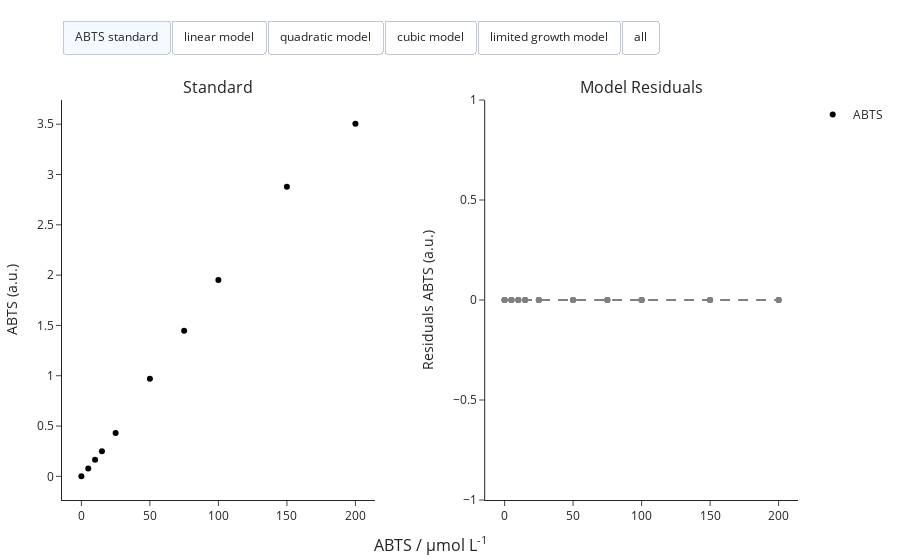

Source (notebook cell):
### Code cell
calibrator.visualize(_static=True)

### Figure 1 — Plotly figure (JSON) as saved in the notebook; plotly's stock layout.template omitted (floating-point values rounded to 4 significant figures)
{"data": [{"customdata": ["ABTS standard"], "hovertemplate": "Signal: %{y:.2f}", "marker": {"color": "#000000"}, "mode": "markers", "name": "ABTS", "type": "scatter", "visible": true, "x": [0, 5, 10, 15, 25, 50, 75, 100, 150, 200], "xaxis": "x", "y": [0.0011, 0.079, 0.1652, 0.2502, 0.4306, 0.9713, 1.448, 1.951, 2.88, 3.505], "yaxis": "y"}, {"customdata": ["linear model"], "hovertemplate": "Signal: %{y:.2f}", "marker": {"color": "#636EFA"}, "mode": "lines", "name": "linear model", "type": "scatter", "visible": false, "x": [0, 2.02, 4.04, 6.061, 8.081, 10.1, 12.12, 14.14, 16.16, 18.18, 20.2, 22.22, 24.24, 26.26, 28.28, 30.3, 32.32, 34.34, 36.36, 38.38, 40.4, 42.42, 44.44, 46.46, 48.48, 50.51, 52.53, 54.55, 56.57, 58.59, 60.61, 62.63, 64.65, 66.67, 68.69, 70.71, 72.73, 74.75, 76.77, 78.79, 80.81, 82.83, 84.85, 86.87, 88.89, 90.91, 92.93, 94.95, 96.97, 98.99, 101.0, 103.0, 105.1, 107.1, 109.1, 111.1, 113.1, 115.2, 117.2, 119.2, 121.2, 123.2, 125.3, 127.3, 129.3, 131.3, 133.3, 135.4, 137.4, 139.4, 141.4, 143.4, 145.5, 147.5, 149.5, 151.5, 153.5, 155.6, 157.6, 159.6, 161.6, 163.6, 165.7, 167.7, 169.7, 171.7, 173.7, 175.8, 177.8, 179.8, 181.8, 183.8, 185.9, 187.9, 189.9, 191.9, 193.9, 196.0, 198.0, 200], "xaxis": "x", "y": [0, 0.03718, 0.07435, 0.1115, 0.1487, 0.1859, 0.2231, 0.2602, 0.2974, 0.3346, 0.3718, 0.4089, 0.4461, 0.4833, 0.5205, 0.5577, 0.5948, 0.632, 0.6692, 0.7064, 0.7435, 0.7807, 0.8179, 0.8551, 0.8923, 0.9294, 0.9666, 1.004, 1.041, 1.078, 1.115, 1.152, 1.19, 1.227, 1.264, 1.301, 1.338, 1.376, 1.413, 1.45, 1.487, 1.524, 1.561, 1.599, 1.636, 1.673, 1.71, 1.747, 1.785, 1.822, 1.859, 1.896, 1.933, 1.97, 2.008, 2.045, 2.082, 2.119, 2.156, 2.193, 2.231, 2.268, 2.305, 2.342, 2.379, 2.417, 2.454, 2.491, 2.528, 2.565, 2.602, 2.64, 2.677, 2.714, 2.751, 2.788, 2.825, 2.863, 2.9, 2.937, 2.974, 3.011, 3.049, 3.086, 3.123, 3.16, 3.197, 3.234, 3.272, 3.309, 3.346, 3.383, 3.42, 3.457, 3.495, 3.532, 3.569, 3.606, 3.643, 3.681], "yaxis": "y"}, {"customdata": ["linear model"], "hoverinfo": "skip", "hovertemplate": "Signal: %{y:.2f}", "marker": {"color": "#636EFA"}, "mode": "markers", "name": "Residuals", "type": "scatter", "visible": false, "x": [0, 5, 10, 15, 25, 50, 75, 100, 150, 200], "xaxis": "x2", "y": [-0.0011, 0.01301, 0.01883, 0.02584, 0.02947, -0.05117, -0.068, -0.1104, -0.1192, 0.176], "yaxis": "y2"}, {"customdata": ["linear model"], "hovertemplate": "Signal: %{y:.2f}", "line": {"color": "grey", "dash": "dash", "width": 2}, "showlegend": false, "type": "scatter", "visible": true, "x": [0, 5, 10, 15, 25, 50, 75, 100, 150, 200], "xaxis": "x2", "y": [0, 0, 0, 0, 0, 0, 0, 0, 0, 0], "yaxis": "y2"}, {"customdata": ["quadratic model"], "hovertemplate": "Signal: %{y:.2f}", "marker": {"color": "#EF553B"}, "mode": "lines", "name": "quadratic model", "type": "scatter", "visible": false, "x": [0, 2.02, 4.04, 6.061, 8.081, 10.1, 12.12, 14.14, 16.16, 18.18, 20.2, 22.22, 24.24, 26.26, 28.28, 30.3, 32.32, 34.34, 36.36, 38.38, 40.4, 42.42, 44.44, 46.46, 48.48, 50.51, 52.53, 54.55, 56.57, 58.59, 60.61, 62.63, 64.65, 66.67, 68.69, 70.71, 72.73, 74.75, 76.77, 78.79, 80.81, 82.83, 84.85, 86.87, 88.89, 90.91, 92.93, 94.95, 96.97, 98.99, 101.0, 103.0, 105.1, 107.1, 109.1, 111.1, 113.1, 115.2, 117.2, 119.2, 121.2, 123.2, 125.3, 127.3, 129.3, 131.3, 133.3, 135.4, 137.4, 139.4, 141.4, 143.4, 145.5, 147.5, 149.5, 151.5, 153.5, 155.6, 157.6, 159.6, 161.6, 163.6, 165.7, 167.7, 169.7, 171.7, 173.7, 175.8, 177.8, 179.8, 181.8, 183.8, 185.9, 187.9, 189.9, 191.9, 193.9, 196.0, 198.0, 200], "xaxis": "x", "y": [0.01644, 0.0534, 0.09036, 0.1273, 0.1643, 0.2012, 0.2382, 0.2752, 0.3121, 0.3491, 0.3861, 0.423, 0.46, 0.4969, 0.5339, 0.5709, 0.6078, 0.6448, 0.6817, 0.7187, 0.7557, 0.7926, 0.8296, 0.8666, 0.9035, 0.9405, 0.9774, 1.014, 1.051, 1.088, 1.125, 1.162, 1.199, 1.236, 1.273, 1.31, 1.347, 1.384, 1.421, 1.458, 1.495, 1.532, 1.569, 1.606, 1.643, 1.68, 1.717, 1.754, 1.791, 1.828, 1.865, 1.901, 1.938, 1.975, 2.012, 2.049, 2.086, 2.123, 2.16, 2.197, 2.234, 2.271, 2.308, 2.345, 2.382, 2.419, 2.456, 2.493, 2.53, 2.567, 2.604, 2.641, 2.678, 2.715, 2.752, 2.789, 2.825, 2.862, 2.899, 2.936, 2.973, 3.01, 3.047, 3.084, 3.121, 3.158, 3.195, 3.232, 3.269, 3.306, 3.343, 3.38, 3.417, 3.454, 3.491, 3.528, 3.565, 3.602, 3.639, 3.676], "yaxis": "y"}, {"customdata": ["quadratic model"], "hoverinfo": "skip", "hovertemplate": "Signal: %{y:.2f}", "marker": {"color": "#EF553B"}, "mode": "markers", "name": "Residuals", "type": "scatter", "visible": false, "x": [0, 5, 10, 15, 25, 50, 75, 100, 150, 200], "xaxis": "x2", "y": [0.01534, 0.02892, 0.0342, 0.04068, 0.04324, -0.04006, -0.05957, -0.1047, -0.1188, 0.1711], "yaxis": "y2"}, {"customdata": ["quadratic model"], "hovertemplate": "Signal: %{y:.2f}", "line": {"color": "grey", "dash": "dash", "width": 2}, "showlegend": false, "type": "scatter", "visible": true, "x": [0, 5, 10, 15, 25, 50, 75, 100, 150, 200], "xaxis": "x2", "y": [0, 0, 0, 0, 0, 0, 0, 0, 0, 0], "yaxis": "y2"}, {"customdata": ["cubic model"], "hovertemplate": "Signal: %{y:.2f}", "marker": {"color": "#00CC96"}, "mode": "lines", "name": "cubic model", "type": "scatter", "visible": false, "x": [0, 2.02, 4.04, 6.061, 8.081, 10.1, 12.12, 14.14, 16.16, 18.18, 20.2, 22.22, 24.24, 26.26, 28.28, 30.3, 32.32, 34.34, 36.36, 38.38, 40.4, 42.42, 44.44, 46.46, 48.48, 50.51, 52.53, 54.55, 56.57, 58.59, 60.61, 62.63, 64.65, 66.67, 68.69, 70.71, 72.73, 74.75, 76.77, 78.79, 80.81, 82.83, 84.85, 86.87, 88.89, 90.91, 92.93, 94.95, 96.97, 98.99, 101.0, 103.0, 105.1, 107.1, 109.1, 111.1, 113.1, 115.2, 117.2, 119.2, 121.2, 123.2, 125.3, 127.3, 129.3, 131.3, 133.3, 135.4, 137.4, 139.4, 141.4, 143.4, 145.5, 147.5, 149.5, 151.5, 153.5, 155.6, 157.6, 159.6, 161.6, 163.6, 165.7, 167.7, 169.7, 171.7, 173.7, 175.8, 177.8, 179.8, 181.8, 183.8, 185.9, 187.9, 189.9, 191.9, 193.9, 196.0, 198.0, 200], "xaxis": "x", "y": [0, 0.03969, 0.07942, 0.1192, 0.159, 0.1989, 0.2388, 0.2788, 0.3188, 0.359, 0.3991, 0.4394, 0.4798, 0.5202, 0.5607, 0.6013, 0.6421, 0.6829, 0.7238, 0.7649, 0.806, 0.8473, 0.8887, 0.9302, 0.9719, 1.014, 1.056, 1.098, 1.14, 1.182, 1.225, 1.268, 1.311, 1.354, 1.397, 1.44, 1.484, 1.528, 1.572, 1.616, 1.66, 1.705, 1.75, 1.795, 1.84, 1.885, 1.931, 1.977, 2.023, 2.069, 2.116, 2.163, 2.21, 2.257, 2.305, 2.353, 2.401, 2.45, 2.498, 2.548, 2.597, 2.646, 2.696, 2.747, 2.797, 2.848, 2.899, 2.951, 3.002, 3.055, 3.107, 3.16, 3.213, 3.266, 3.32, 3.374, 3.429, 3.484, 3.539, 3.595, 3.651, 3.707, 3.764, 3.821, 3.879, 3.936, 3.995, 4.054, 4.113, 4.172, 4.232, 4.293, 4.354, 4.415, 4.476, 4.539, 4.601, 4.664, 4.728, 4.792], "yaxis": "y"}, {"customdata": ["cubic model"], "hoverinfo": "skip", "hovertemplate": "Signal: %{y:.2f}", "marker": {"color": "#00CC96"}, "mode": "markers", "name": "Residuals", "type": "scatter", "visible": false, "x": [0, 5, 10, 15, 25, 50, 75, 100, 150, 200], "xaxis": "x2", "y": [-0.0011, 0.01931, 0.03168, 0.0456, 0.06432, 0.03192, 0.08489, 0.142, 0.4541, 1.287], "yaxis": "y2"}, {"customdata": ["cubic model"], "hovertemplate": "Signal: %{y:.2f}", "line": {"color": "grey", "dash": "dash", "width": 2}, "showlegend": false, "type": "scatter", "visible": true, "x": [0, 5, 10, 15, 25, 50, 75, 100, 150, 200], "xaxis": "x2", "y": [0, 0, 0, 0, 0, 0, 0, 0, 0, 0], "yaxis": "y2"}, {"customdata": ["limited growth model"], "hovertemplate": "Signal: %{y:.2f}", "marker": {"color": "#AB63FA"}, "mode": "lines", "name": "limited growth model", "type": "scatter", "visible": false, "x": [0, 2.02, 4.04, 6.061, 8.081, 10.1, 12.12, 14.14, 16.16, 18.18, 20.2, 22.22, 24.24, 26.26, 28.28, 30.3, 32.32, 34.34, 36.36, 38.38, 40.4, 42.42, 44.44, 46.46, 48.48, 50.51, 52.53, 54.55, 56.57, 58.59, 60.61, 62.63, 64.65, 66.67, 68.69, 70.71, 72.73, 74.75, 76.77, 78.79, 80.81, 82.83, 84.85, 86.87, 88.89, 90.91, 92.93, 94.95, 96.97, 98.99, 101.0, 103.0, 105.1, 107.1, 109.1, 111.1, 113.1, 115.2, 117.2, 119.2, 121.2, 123.2, 125.3, 127.3, 129.3, 131.3, 133.3, 135.4, 137.4, 139.4, 141.4, 143.4, 145.5, 147.5, 149.5, 151.5, 153.5, 155.6, 157.6, 159.6, 161.6, 163.6, 165.7, 167.7, 169.7, 171.7, 173.7, 175.8, 177.8, 179.8, 181.8, 183.8, 185.9, 187.9, 189.9, 191.9, 193.9, 196.0, 198.0, 200], "xaxis": "x", "y": [0, 1.298, 1.298, 1.298, 1.298, 1.298, 1.298, 1.298, 1.298, 1.298, 1.298, 1.298, 1.298, 1.298, 1.298, 1.298, 1.298, 1.298, 1.298, 1.298, 1.298, 1.298, 1.298, 1.298, 1.298, 1.298, 1.298, 1.298, 1.298, 1.298, 1.298, 1.298, 1.298, 1.298, 1.298, 1.298, 1.298, 1.298, 1.298, 1.298, 1.298, 1.298, 1.298, 1.298, 1.298, 1.298, 1.298, 1.298, 1.298, 1.298, 1.298, 1.298, 1.298, 1.298, 1.298, 1.298, 1.298, 1.298, 1.298, 1.298, 1.298, 1.298, 1.298, 1.298, 1.298, 1.298, 1.298, 1.298, 1.298, 1.298, 1.298, 1.298, 1.298, 1.298, 1.298, 1.298, 1.298, 1.298, 1.298, 1.298, 1.298, 1.298, 1.298, 1.298, 1.298, 1.298, 1.298, 1.298, 1.298, 1.298, 1.298, 1.298, 1.298, 1.298, 1.298, 1.298, 1.298, 1.298, 1.298, 1.298], "yaxis": "y"}, {"customdata": ["limited growth model"], "hoverinfo": "skip", "hovertemplate": "Signal: %{y:.2f}", "marker": {"color": "#AB63FA"}, "mode": "markers", "name": "Residuals", "type": "scatter", "visible": false, "x": [0, 5, 10, 15, 25, 50, 75, 100, 150, 200], "xaxis": "x2", "y": [-0.0011, 1.219, 1.133, 1.048, 0.8671, 0.3264, -0.1505, -0.653, -1.582, -2.207], "yaxis": "y2"}, {"customdata": ["limited growth model"], "hovertemplate": "Signal: %{y:.2f}", "line": {"color": "grey", "dash": "dash", "width": 2}, "showlegend": false, "type": "scatter", "visible": true, "x": [0, 5, 10, 15, 25, 50, 75, 100, 150, 200], "xaxis": "x2", "y": [0, 0, 0, 0, 0, 0, 0, 0, 0, 0], "yaxis": "y2"}], "layout": {"annotations": [{"font": {"size": 16}, "showarrow": false, "text": "Standard", "x": 0.2125, "xanchor": "center", "xref": "paper", "y": 1, "yanchor": "bottom", "yref": "paper"}, {"font": {"size": 16}, "showarrow": false, "text": "Model Residuals", "x": 0.7875, "xanchor": "center", "xref": "paper", "y": 1, "yanchor": "bottom", "yref": "paper"}, {"font": {"size": 16}, "showarrow": false, "text": "ABTS / µmol L<sup>-1</sup>", "x": 0.5, "xanchor": "center", "xref": "paper", "y": 0, "yanchor": "top", "yref": "paper", "yshift": -30}], "margin": {"b": 60, "l": 20, "r": 20, "t": 100}, "updatemenus": [{"active": 0, "buttons": [{"args": [{"visible": [true, false, false, false, false, false, false, false, false, false, false, false, false]}], "label": "ABTS standard", "method": "update"}, {"args": [{"title": "linear model", "visible": [true, true, true, true, false, false, false, false, false, false, false, false, false]}], "label": "linear model", "method": "update"}, {"args": [{"title": "quadratic model", "visible": [true, false, false, false, true, true, true, false, false, false, false, false, false]}], "label": "quadratic model", "method": "update"}, {"args": [{"title": "cubic model", "visible": [true, false, false, false, false, false, false, true, true, true, false, false, false]}], "label": "cubic model", "method": "update"}, {"args": [{"title": "limited growth model", "visible": [true, false, false, false, false, false, false, false, false, false, true, true, true]}], "label": "limited growth model", "method": "update"}, {"args": [{"visible": [true, true, true, true, true, true, true, true, true, true, true, true, true]}], "label": "all", "method": "update"}], "direction": "right", "type": "buttons", "x": 0, "xanchor": "left", "y": 1.2, "yanchor": "top"}], "xaxis": {"anchor": "y", "domain": [0, 0.425]}, "xaxis2": {"anchor": "y2", "domain": [0.575, 1]}, "yaxis": {"anchor": "x", "domain": [0, 1], "title": {"text": "ABTS (a.u.)"}}, "yaxis2": {"anchor": "x2", "domain": [0, 1], "title": {"text": "Residuals ABTS (a.u.)"}}}}
